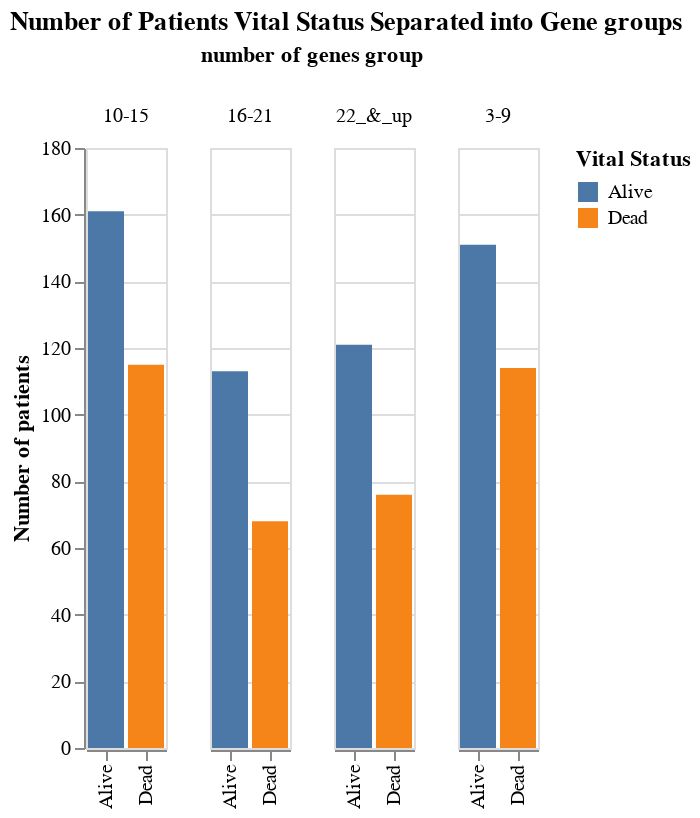

Write notebook code for a chart like this one.
### Code cell
#Patients by Gene Group based on vitality
alt.Chart(lung_cancer_patients_vitality_by_Gene).mark_bar().encode(
    x=alt.X('Vital Status:O',axis=alt.Axis(title='')),
    y=alt.Y('Count:Q',axis=alt.Axis(title='Number of patients')),
    color='Vital Status:N',
    column=alt.Column('number of genes group:N')
).properties(
    title='Number of Patients Vital Status Separated into Gene groups')

### Figure 1 — Vega-Lite specification as saved in the notebook (floating-point values rounded to 4 significant figures)
{"config": {"view": {"continuousWidth": 400, "continuousHeight": 300}}, "data": {"name": "data-9d5109bf10a5ce3ab0835c2bd337cf69"}, "mark": "bar", "encoding": {"color": {"type": "nominal", "field": "Vital Status"}, "column": {"type": "nominal", "field": "number of genes group"}, "x": {"type": "ordinal", "axis": {"title": ""}, "field": "Vital Status"}, "y": {"type": "quantitative", "axis": {"title": "Number of patients"}, "field": "Count"}}, "title": "Number of Patients Vital Status Separated into Gene groups", "$schema": "https://vega.github.io/schema/vega-lite/v4.0.2.json", "datasets": {"data-9d5109bf10a5ce3ab0835c2bd337cf69": [{"number of genes group": "10-15", "Vital Status": "Alive", "Count": 161}, {"number of genes group": "10-15", "Vital Status": "Dead", "Count": 115}, {"number of genes group": "16-21", "Vital Status": "Alive", "Count": 113}, {"number of genes group": "16-21", "Vital Status": "Dead", "Count": 68}, {"number of genes group": "22_&_up", "Vital Status": "Alive", "Count": 121}, {"number of genes group": "22_&_up", "Vital Status": "Dead", "Count": 76}, {"number of genes group": "3-9", "Vital Status": "Alive", "Count": 151}, {"number of genes group": "3-9", "Vital Status": "Dead", "Count": 114}]}}
